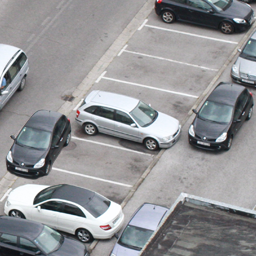
#> input picture forged1.png, 256 x 256 px
$ python forgery_detection.py   (older library calls are emulated)
#> lines starting #> are read from the running program, lines starting #| are printed output that depends on the picture; after the words box and inside, x2 and y2 are one past the last pixel; in counts of white or black regions, pixels touching at a corner belong together; long printed decimals are rounded
import cv2
import numpy as np

quantization = 16
tsimilarity = 5 # euclid distance similarity threshhold
tdistance = 20 # euclid distance between pixels threshold
vector_limit = 20 # shift vector elimination limit
block_counter = 0
block_size = 8
image = cv2.imread('forged1.png')
#> image is the input picture: shape (256, 256, 3); mean B, G, R 149.7, 147.1, 146.4
mask = cv2.imread('forged1_mask.png')
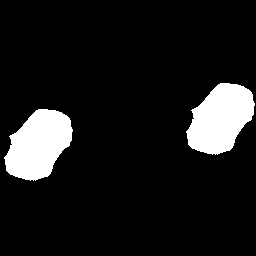
#> input picture forged1_mask.png, 256 x 256 px
#> mask is the input picture: shape (256, 256, 3); 10.3% white; 2 white regions, box (x1, y1, x2, y2) and area: (186, 83, 255, 155) 3369, (4, 109, 73, 181) 3369
mask_gray = cv2.cvtColor(mask, cv2.COLOR_RGB2GRAY)
gray = cv2.cvtColor(image, cv2.COLOR_RGB2GRAY)
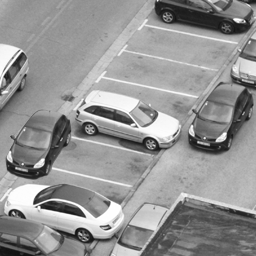
#> gray: shape (256, 256); min 16, max 255, mean 147.8
temp = []
arr = np.array(gray)
mask = np.array(mask_gray)
prediction_mask = np.zeros((arr.shape[0], arr.shape[1]))
column = arr.shape[1] - block_size
#> column = 248
row = arr.shape[0] - block_size
#> row = 248
dcts = np.empty((((column+1)*(row+1)), quantization+2))

#----------------------------------------------------------------------------------------

print("scanning & dct starting...")

for i in range(0, row):
    for j in range(0, column):

        blocks = arr[i:i+block_size, j:j+block_size]
        imf = np.float32(blocks) / 255.0  # float conversion/scale
        dst = cv2.dct(imf)  # the dct
        blocks = np.uint8(np.float32(dst) * 255.0 ) # convert back
        # zigzag scan
        solution = [[] for k in range(block_size + block_size - 1)]
        for k in range(block_size):
            for l in range(block_size):
                sum = k + l
                if (sum % 2 == 0):
                    # add at beginning
                    solution[sum].insert(0, blocks[k][l])
                else:
                    # add at end of the list
                    solution[sum].append(blocks[k][l])

        for item in range(0,(block_size*2-1)):
            temp += solution[item]

        temp = np.asarray(temp, dtype=np.float)
        temp = np.array(temp[:16])
        temp = np.floor(temp/quantization)
        temp = np.append(temp, [i, j])

        np.copyto(dcts[block_counter], temp)

        block_counter += 1
        temp = []
#> after the loop, block_counter = 61504

print("scanning & dct over!")

#----------------------------------------------------------------------------------------

print("lexicographic ordering starting...")

dcts = dcts[~np.all(dcts == 0, axis=1)]
dcts = dcts[np.lexsort(np.rot90(dcts))]

print("lexicographic ordering over!")

#----------------------------------------------------------------------------------------

print("euclidean operations starting...")

sim_array = []
for i in range(0, block_counter):
    if i <= block_counter-10:
        for j in range(i+1, i+10):
            pixelsim = np.linalg.norm(dcts[i][:16]-dcts[j][:16])
            pointdis = np.linalg.norm(dcts[i][-2:]-dcts[j][-2:])
            if pixelsim <= tsimilarity and pointdis >= tdistance:
                sim_array.append([dcts[i][16], dcts[i][17], dcts[j][16], dcts[j][17],dcts[i][16]-dcts[j][16], dcts[i][17]-dcts[j][17]])
    else:
        for j in range(i+1, block_counter):
            pixelsim = np.linalg.norm(dcts[i][:16]-dcts[j][:16])
            pointdis = np.linalg.norm(dcts[i][-2:]-dcts[j][-2:])
            if pixelsim <= tsimilarity and pointdis >= tdistance:
                sim_array.append([dcts[i][16], dcts[i][17], dcts[j][16], dcts[j][17],dcts[i][16]-dcts[j][16], dcts[i][17]-dcts[j][17]])
#> after the loop, sim_array = 3127 items, first 6: [33, 156, 150, 118, -117, 38], [15, 121, 79, 69, -64, 52], [15, 123, 78, 72, -63, 51], [116, 235, 142, 53, -26, 182], [113, 239, 139, 57, -26, 182], [82, 136, 75, 103, 7, 33]

print("euclidean operations over!")

#----------------------------------------------------------------------------------------

print("elimination starting...")

sim_array = np.array(sim_array)
delete_vec = []
vector_counter = 0
for i in range(0, sim_array.shape[0]):
    for j in range(1, sim_array.shape[0]):
        if sim_array[i][4] == sim_array[j][4] and sim_array[i][5] == sim_array[j][5]:
            vector_counter += 1
    if vector_counter < vector_limit:
        delete_vec.append(sim_array[i])
    vector_counter = 0
#> after the loop, delete_vec = 911 items, first 6: [33, 156, 150, 118, -117, 38], [15, 121, 79, 69, -64, 52], [15, 123, 78, 72, -63, 51], [82, 136, 75, 103, 7, 33], [77, 74, 18, 121, 59, -47], [57, 237, 244, 114, -187, 123]

delete_vec = np.array(delete_vec)
#> delete_vec = 911 rows, first 6: [33, 156, 150, 118, -117, 38], [15, 121, 79, 69, -64, 52], [15, 123, 78, 72, -63, 51], [82, 136, 75, 103, 7, 33], [77, 74, 18, 121, 59, -47], [57, 237, 244, 114, -187, 123]
delete_vec = delete_vec[~np.all(delete_vec == 0, axis=1)]
delete_vec = delete_vec[np.lexsort(np.rot90(delete_vec))]
#> delete_vec = 911 rows, first 6: [0, 45, 24, 25, -24, 20], [0, 98, 53, 47, -53, 51], [0, 105, 13, 25, -13, 80], [0, 106, 15, 13, -15, 93], [0, 106, 101, 124, -101, -18], [0, 106, 120, 156, -120, -50]

for item in delete_vec:
    indexes = np.where(sim_array == item)
    unique, counts = np.unique(indexes[0], return_counts=True)
    for i in range(0, unique.shape[0]):
        if counts[i] == 6:
            sim_array = np.delete(sim_array,unique[i],axis=0)
#> this loop made 911 passes
#> (item, indexes) on passes 1 to 3: ([0, 45, 24, 25, -24, 20], 85 positions, rows 74 to 3106, columns 0 to 5), ([0, 98, 53, 47, -53, 51], 92 positions, rows 2 to 3017, columns 0 to 5), ([0, 105, 13, 25, -13, 80], 78 positions, rows 74 to 3104, columns 0 to 5)
#> after the loop, sim_array = 2216 rows, first 6: [116, 235, 142, 53, -26, 182], [113, 239, 139, 57, -26, 182], [116, 232, 142, 50, -26, 182], [117, 212, 143, 30, -26, 182], [106, 241, 132, 59, -26, 182], [109, 201, 135, 19, -26, 182]

print("elimination over!")

#----------------------------------------------------------------------------------------

print("painting starting...")

for i in range(0, sim_array.shape[0]):
    index1 = int(sim_array[i][0])
    index2 = int(sim_array[i][1])
    index3 = int(sim_array[i][2])
    index4 = int(sim_array[i][3])
    for j in range(0,7):
        for k in range(0,7):
            prediction_mask[index1+j][index2+k] = 255
            prediction_mask[index3+j][index4+k] = 255
#> this loop made 2216 passes
#> (index1, index2, index3, index4) on passes 1 to 3: (116, 235, 142, 53), (113, 239, 139, 57), (116, 232, 142, 50)
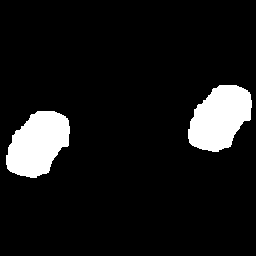
#> prediction_mask: shape (256, 256) float64; 9.2% white; 2 white regions, box (x1, y1, x2, y2) and area: (188, 85, 252, 152) 3020, (6, 111, 70, 178) 3020

print("painting over!")

#----------------------------------------------------------------------------------------

print("accuracy calculating...")

TP = 0
FP = 0
TN = 0
FN = 0

for i in range(0, prediction_mask.shape[0]):
    for j in range(0, prediction_mask.shape[1]):
        if prediction_mask[i][j] == mask[i][j]:
            if prediction_mask[i][j] == 255:
                TP += 1
            else:
                TN += 1
        else:
            if prediction_mask[i][j] == 255:
                FP += 1
            else:
                FN += 1
#> after the loop, FN = 734; FP = 36; TN = 58762; TP = 6004

precision = TP/(TP+FP)
#> precision = 0.994
recall = TP/(TP+FN)
#> recall = 0.891
accuracy = 2*precision*recall/(precision+recall)
#> accuracy = 0.94

print('Accuracy:', accuracy)
#| Accuracy: 0.9397

print("accuracy calculated!")

#----------------------------------------------------------------------------------------

cv2.imshow("Prediction Mask", prediction_mask)
cv2.imshow("Real Mask", mask)
cv2.imshow('Original Image', image)
cv2.imshow('Gray Image', gray)

cv2.waitKey(0)
cv2.destroyAllWindows()
